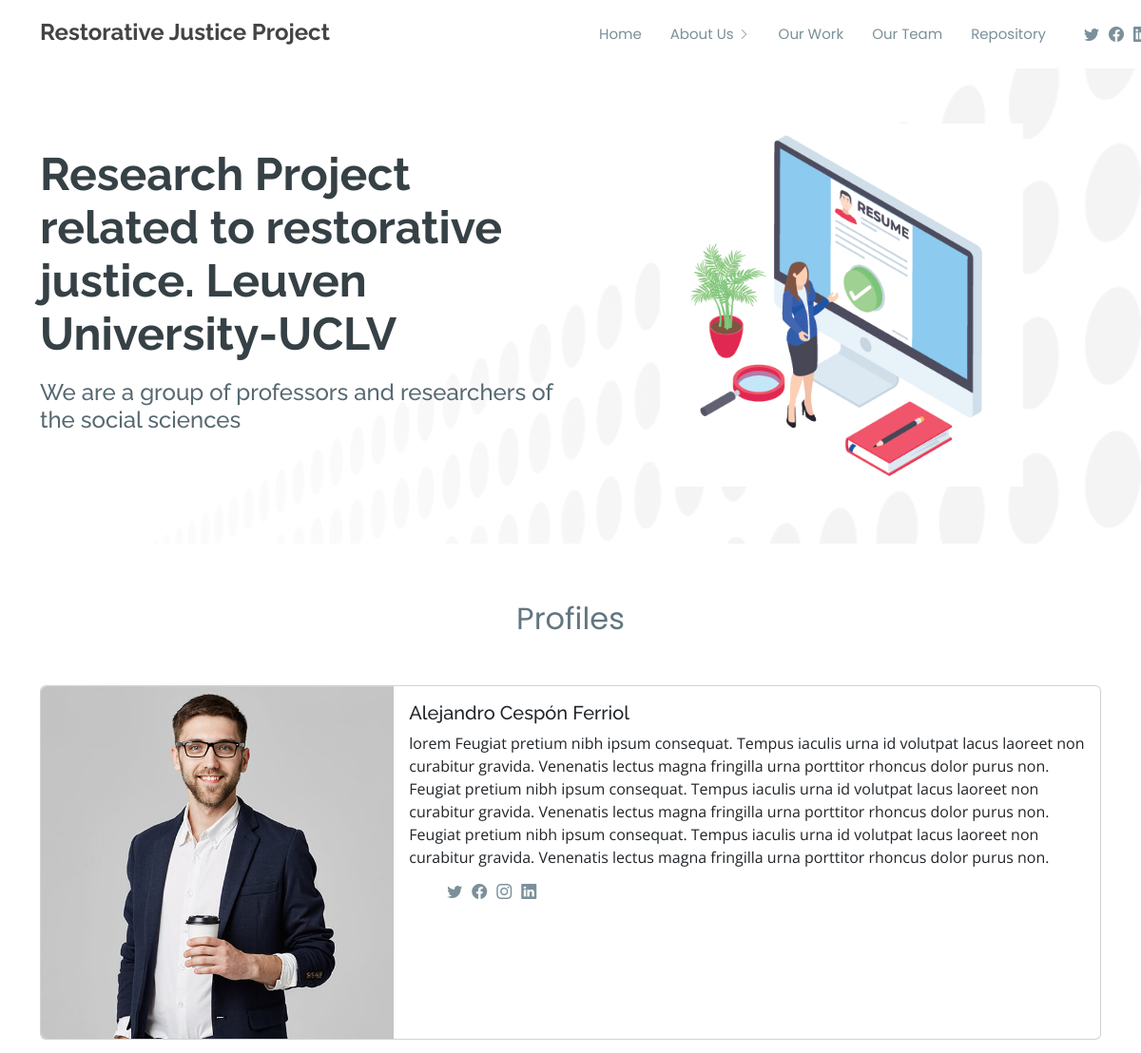
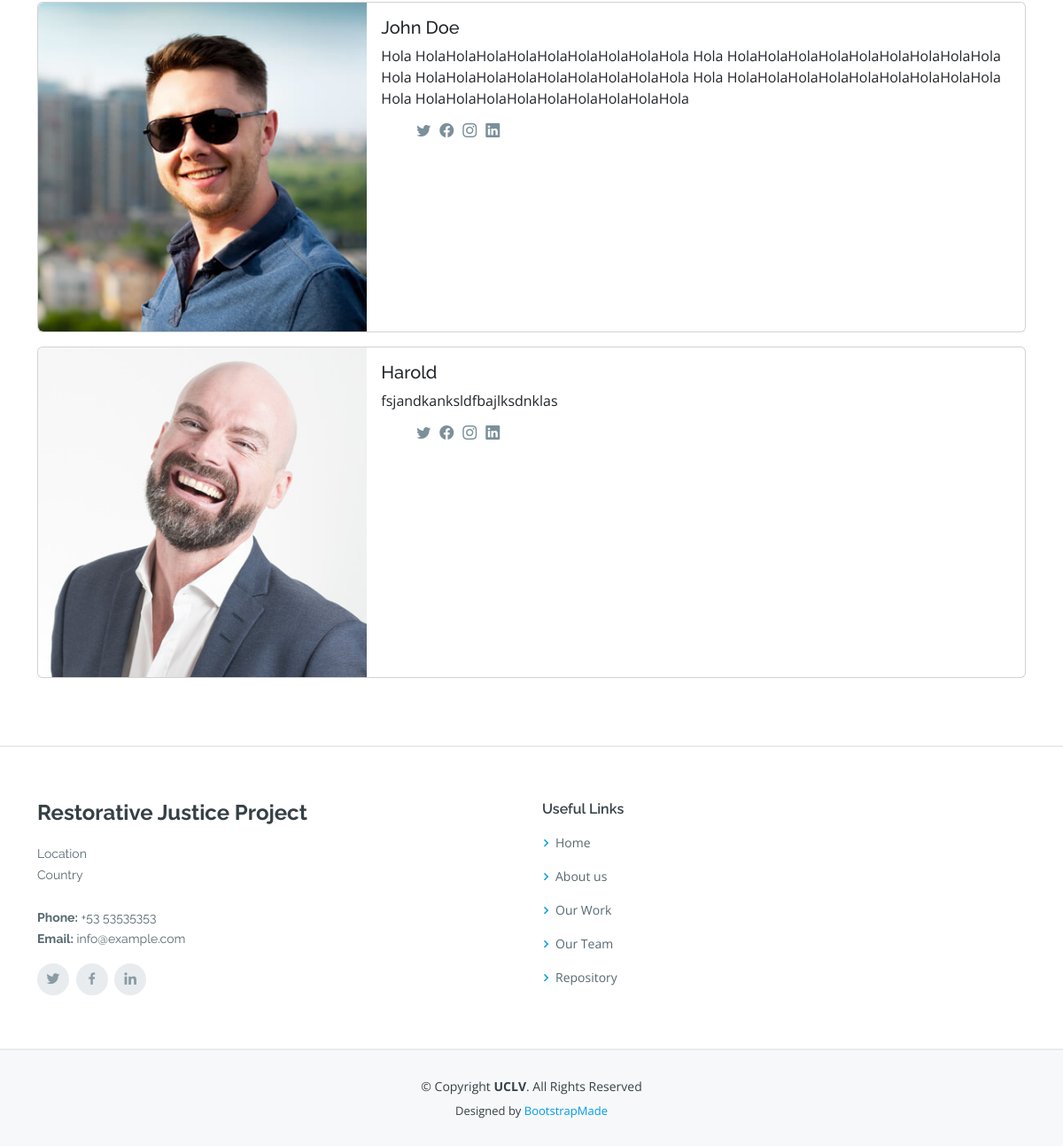
The app's page /profiles/team with its own data (2 pictures, top to bottom).
### profiles/models.py (models this page shows, shortened)
class Author(models.Model):
    name = models.CharField(max_length=30,blank=True,null=True)
    about = models.TextField()
    img = models.ImageField(upload_to="media/profiles" ,null=True,blank=True)
    twitter = models.CharField(max_length=50,blank=True,null=True)
    facebook = models.CharField(max_length=50,blank=True,null=True)
    instagram = models.CharField(max_length=50,blank=True,null=True)
    linkedin = models.CharField(max_length=50,blank=True,null=True)

### profiles/views.py (the view)
# urls.py: path('team', ProfilesListView.as_view(),name="team"),
class ProfilesListView(ListView):
    model = Author
    template_name = 'team.html'
    def get_queryset(self):
        return self.model.objects.all()

### profiles/templates/team.html (shortened to what this page needs)
{% extends 'index.html' %}
{% load static %}
{% block content %}
<section id="hero">
    <div class="container">
      <div class="row">
        <div class="col-lg-6 pt-5 pt-lg-0 order-2 order-lg-1 d-flex flex-column justify-content-center" data-aos="fade-up">
          <div>
            <h1>Research Project related to restorative justice. Leuven University-UCLV</h1>
            <h2>We are a group of professors and researchers of the social sciences</h2>
          </div>
        </div>
        <div class="col-lg-6 order-1 order-lg-2 hero-img" data-aos="fade-left">
          <img src="{%static 'images/profile-hero.png' %}" class="img-fluid" alt="">
        </div>
      </div>
    </div>
</section>
<section id="profiles">
    <div class="container">
      <div class="section-title" data-aos="fade-up">
        <h2>Profiles</h2>
      </div>
            {% for author in object_list %}
            <div class="card mb-3" data-aos="fade-left">
                <div class="row g-0">
                  <div class="col-md-4">
                    <img src="/media/{{author.img}}" class="img-fluid rounded-start" alt="..." style="height:100%; width:100%">
                  </div>
                  <div class="col-md-8">
                    <div class="card-body">
                      <h5 class="card-title">{{author.name}}</h5>
                      <p class="card-text">{{author.about}} </p>
                      <div class="header-social-links d-flex align-items-center">
                        <a href="{{author.twitter}}" class="twitter"><i class="bi bi-twitter"></i></a>
                        <a href="{{author.facebook}}" class="facebook"><i class="bi bi-facebook"></i></a>
                        <a href="{{author.instagram}}" class="instagram"><i class="bi bi-instagram"></i></a>
                        <a href="{{author.linkedin}}" class="linkedin"><i class="bi bi-linkedin"></i></a>
                      </div>
                    </div>
                  </div>
                </div>
              </div>
            {% endfor %}
    </div>
  </section>
{% endblock %}

### static/assets/css/style.css (style rules this page uses)
body { font-family: "Open Sans", sans-serif; color: #444444; }
a { color: #009cea; text-decoration: none; }
h1, h2, h3, h4, h5, h6 { font-family: "Raleway", sans-serif; }
.header-social-links { margin: 0 0 0 30px; }
.header-social-links a { color: #7b909a; display: inline-block; line-height: 0px; transition: 0.3s; padding-left: 10px; }
#hero { width: 100%; background-image: url("../img/hero-bg.png"); background-repeat: no-repeat; background-size: contain; background-position: right top; margin-top: 70px; padding: 60px 0; }
#hero h1 { margin: 0 0 20px 0; font-size: 48px; font-weight: 700; line-height: 56px; color: #364146; }
#hero h2 { color: #576971; margin-bottom: 30px; font-size: 24px; }
#hero .hero-img { text-align: center; }
#hero .hero-img img { width: 70%; }
@media (min-width: 1024px) { #hero { background-attachment: fixed; } }
section { padding: 60px 0; overflow: hidden; }
.section-title { text-align: center; padding-bottom: 30px; }
.section-title h2 { font-size: 32px; font-weight: 400; margin-bottom: 20px; padding-bottom: 0; font-family: "Poppins", sans-serif; color: #627680; }

### records on screen
Author: img (picture), name "Alejandro Cespón Ferriol", about "lorem Feugiat pretium nibh ipsum consequat. Tempus iaculis urna id volutpat lacus laoreet non curabitur gravida. Venenatis lectus magna fringilla urna porttitor rhoncus dolor purus non. Feugiat pretium nibh ipsum consequat. Tempus iaculis urna id volutpat lacus laoreet non curabitur gravida. Venenatis lectus magna fringilla urna porttitor rhoncus dolor purus non. Feugiat pretium nibh ipsum consequat. Tempus iaculis urna id volutpat lacus laoreet non curabitur gravida. Venenatis lectus magna fringilla urna porttitor rhoncus dolor purus non."
Author: img (picture), name "John Doe", about "Hola HolaHolaHolaHolaHolaHolaHolaHolaHola Hola HolaHolaHolaHolaHolaHolaHolaHolaHola Hola HolaHolaHolaHolaHolaHolaHolaHolaHola Hola HolaHolaHolaHolaHolaHolaHolaHolaHola Hola HolaHolaHolaHolaHolaHolaHolaHolaHola"
Author: img (picture), name "Harold", about "fsjandkanksldfbajlksdnklas"
